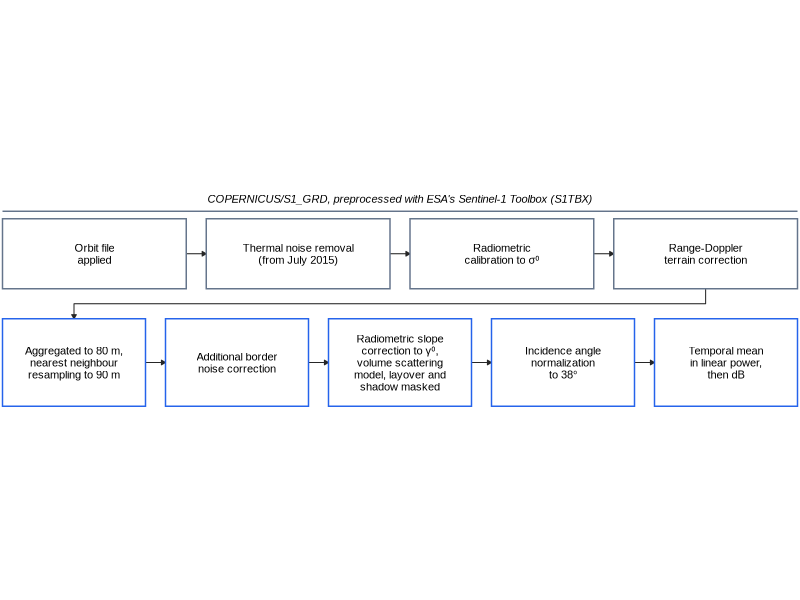

Write R code to recreate this figure.
## ---- chunk 1
#| label: supp-setup
#| echo: true
#| output: false
# The Forestry supplement of manuscript-forestry-new-2026-11-21.qmd; supplementary.qmd stays the supplement of the Journal of Applied Remote Sensing version.
library(ggplot2)
knitr::opts_knit$set(root.dir = here::here())  # paths from the repository root, as in the manuscript
## ---- chunk 2
#| label: fig-processing
#| echo: true
#| fig-cap: "Processing chain of each Sentinel-1 GRD scene, in the order applied, from the orbit file to the temporal mean backscatter."
#| fig-width: 6.299
#| fig-height: 1.870
#| dev: ragg_png
# Row 1 is the preprocessing of every COPERNICUS/S1_GRD scene with ESA's Sentinel-1 Toolbox (Vollrath et al. 2020, p. 3); row 2 is the
# processing of the manuscript's code in the order it was computed, the 90 m read first because the statewide chunk requests every step at
# 90 m. Terms checked against the literature in 05.tasks/session-4/flowchart-terms-sar.md.
who <- "COPERNICUS/S1_GRD, preprocessed with ESA's Sentinel-1 Toolbox (S1TBX)"  # labels row 1 only
st <- tibble::tibble(
  lab = c("Orbit file\napplied", "Thermal noise removal\n(from July 2015)", "Radiometric\ncalibration to σ⁰", "Range-Doppler\nterrain correction",
    "Aggregated to 80 m,\nnearest neighbour\nresampling to 90 m", "Additional border\nnoise correction", "Radiometric slope\ncorrection to γ⁰,\nvolume scattering\nmodel, layover and\nshadow masked",
    "Incidence angle\nnormalization\nto 38°", "Temporal mean\nin linear power,\nthen dB"),
  row = rep(1:2, c(4, 5))) |>
  dplyr::mutate(k = dplyr::row_number(), n = dplyr::n(), .by = row) |>
  dplyr::mutate(w = (15.9 - (n - 1) * 0.4) / n, x0 = 0.05 + (k - 1) * (w + 0.4), x1 = x0 + w, y0 = ifelse(row == 1, 2.95, 0.6), y1 = ifelse(row == 1, 4.35, 2.35),
    line = ifelse(row == 2, "#2563EB", "#64748B"))  # the blue of the radar and the slate of the benchmarks in Figure 2
gr <- dplyr::summarise(dplyr::filter(st, row == 1), x0 = min(x0), x1 = max(x1))  # the span of the toolbox steps
step <- dplyr::filter(st, k < n)  # the arrows inside each row
turn <- data.frame(x = c((st$x0[4] + st$x1[4]) / 2, (st$x0[4] + st$x1[4]) / 2, (st$x0[5] + st$x1[5]) / 2, (st$x0[5] + st$x1[5]) / 2), y = c(2.95, 2.65, 2.65, 2.35))  # row 1 into row 2
f <- 8 / .pt
ggplot() +
  geom_segment(data = step, aes(x = x1, xend = x1 + 0.4, y = (y0 + y1) / 2, yend = (y0 + y1) / 2), linewidth = 0.35, colour = "grey15", arrow = arrow(length = unit(1.2, "mm"), type = "closed")) +
  geom_path(data = turn, aes(x, y), linewidth = 0.35, colour = "grey15", arrow = arrow(length = unit(1.2, "mm"), type = "closed")) +
  geom_rect(data = st, aes(xmin = x0, xmax = x1, ymin = y0, ymax = y1, colour = I(line)), fill = "white", linewidth = 0.5) +
  geom_text(data = st, aes((x0 + x1) / 2, (y0 + y1) / 2, label = lab), size = f, lineheight = 0.9, family = "Arial") +
  annotate("segment", x = gr$x0, xend = gr$x1, y = 4.5, yend = 4.5, linewidth = 0.5, colour = "#64748B") +
  annotate("text", x = (gr$x0 + gr$x1) / 2, y = 4.75, label = who, size = f, fontface = "italic", family = "Arial") +
  coord_fixed(xlim = c(0, 16), ylim = c(0.35, 5.1), expand = FALSE) + theme_void(base_family = "Arial")
## ---- chunk 3
#| label: tbl-coverage
#| echo: true
#| tbl-cap: "Survey coverage and scores of the three survey regions and of the Copper River basin. The basin was set apart from the test of the second hypothesis, because the survey flew over its cells in one or two of the nine years from 2016 to 2024. Years flown is the median count over the sampled cells of each class. AUC is the area under the curve for ranking dead above living, with Sentinel-2 red scored on the cells with a clear day. VV is the radar signal sent and received in vertical polarization."
# Read from the tables the manuscript's chunks save, so the supplement renders after the manuscript.
ra <- as.matrix(read.csv("03.outputs/statewide_regions.csv", row.names = 1)); sc <- as.matrix(read.csv("03.outputs/survey_coverage.csv", row.names = 1))
op <- as.matrix(read.csv("03.outputs/optical_regions.csv", row.names = 1)); nd <- as.matrix(read.csv("03.outputs/nidrm_comparison.csv", row.names = 1))
rg <- c(kenai = "Kenai Peninsula", matsu = "Matanuska-Susitna Borough", interior = "Interior", copper = "Copper River basin, set apart")
tb <- data.frame(Region = unname(rg), Dead = format(ra["dead", names(rg)], big.mark = "\u2009"), Living = format(ra["living", names(rg)], big.mark = "\u2009"),
  `Years flown, dead` = sprintf("%g", sc["years_flown_attacked", names(rg)]), `Years flown, living` = sprintf("%g", sc["years_flown_unattacked", names(rg)]),
  `AUC, VV` = sprintf("%.2f", ra["AUC_VV", names(rg)]), `AUC, red` = sprintf("%.2f", op["AUC_red", names(rg)]), `AUC, hazard map` = sprintf("%.2f", nd["AUC_loss", names(rg)]),
  check.names = FALSE)
ft <- flextable::flextable(tb) |> flextable::fontsize(size = 11, part = "all") |> flextable::align(align = "center", part = "header") |>
  flextable::align(j = 2:8, align = "right", part = "body") |> flextable::padding(padding.top = 1, padding.bottom = 1, part = "all")
flextable::set_table_properties(ft, layout = "autofit", width = 1)
## ---- chunk 4
#| label: supp-numbers
#| echo: true
#| output: false
# Read from the tables the manuscript's chunks save, so the supplement renders after the manuscript.
stand_acc <- read.csv("03.outputs/stand_accuracy.csv"); stand_acc <- stand_acc[stand_acc$design == "VV_2014" & stand_acc$set == "training", ]  # the labelled stands of the training areas
fit_tab <- read.csv("03.outputs/diagnostics_fit.csv"); fit_tab$model <- sub("^Temporal network.*", "Temp network, blind crown folds", fit_tab$model)  # the row label of the resubmitted file of 2026-10-25
## ---- chunk 5
#| label: tbl-fit
#| echo: true
#| tbl-cap: "Fit and overfitting diagnostics of the logistic fits of the dead and living cells of the severity map, and of the temporal network on the crown labels. R² is Nagelkerke's, starred by the likelihood ratio test against the null fit, and Hosmer-Lemeshow is the statistic over ten groups, starred by its test. Brier is the mean squared error of the fitted probability against the label, and RMSE is its root. The relative error, rRMSE, is that root over the mean of the label, in per cent, and MAE is the mean absolute error. The RMSE ratio is the error of the held-out folds over that of the training folds, and above 1.1 a fit is overfitted (Murphy et al. 2026). Theil's U bias is the share of the held-out mean squared error due to the difference between the mean prediction and the mean label. Moran's I measures the clustering of the residuals over the eight nearest labelled cells, starred by its test. Durbin-Watson is the statistic of the residuals in cell order. VV is the radar signal sent and received in vertical polarization, and HV and HH the signal sent horizontally and received vertically or horizontally. PALSAR is the Phased Array L-band Synthetic Aperture Radar 2. * p ≤ 0.05, ** p ≤ 0.01, *** p ≤ 0.001, **** p ≤ 0.0001."
# Read from the table the diagnostics chunk of the manuscript saves; moved whole from the main text on 2026-11-19 under decision 26.
stars <- function(p) ifelse(is.na(p), "", ifelse(p <= 0.0001, "****", ifelse(p <= 0.001, "***", ifelse(p <= 0.01, "**", ifelse(p <= 0.05, "*", "")))))
tf <- data.frame(Model = fit_tab$model, n = format(fit_tab$n, big.mark = ","), `R²` = ifelse(is.na(fit_tab$R2), "", paste0(sprintf("%.3f", fit_tab$R2), stars(fit_tab$p_R2))),
  `Hosmer-Lemeshow` = ifelse(is.na(fit_tab$HL), "", paste0(sprintf("%.0f", fit_tab$HL), stars(fit_tab$p_HL))), Brier = sprintf("%.3f", fit_tab$Brier), RMSE = sprintf("%.3f", fit_tab$RMSE),
  `rRMSE (%)` = sprintf("%.1f", fit_tab$rRMSE), MAE = sprintf("%.3f", fit_tab$MAE), `RMSE ratio` = sprintf("%.2f", fit_tab$ratio), `Theil's U bias` = sprintf("%.3f", fit_tab$U_bias),
  `Moran's I` = paste0(sprintf("%.3f", fit_tab$I), stars(fit_tab$p_I)), `Durbin-Watson` = sprintf("%.2f", fit_tab$DW), check.names = FALSE)
ft_fit <- flextable::flextable(tf) |> flextable::fontsize(size = 11, part = "all") |> flextable::align(align = "center", part = "header") |>
  flextable::align(j = 2:12, align = "right", part = "body") |> flextable::padding(padding.top = 1, padding.bottom = 1, part = "all")
flextable::set_table_properties(ft_fit, layout = "autofit", width = 1)
## ---- chunk 6
#| label: supp-results
#| echo: true
#| output: false
# Read from the tables the manuscript's chunks save, so the supplement renders after the manuscript.
st_chg <- read.csv("03.outputs/stand_change.csv", row.names = 1); st_base <- read.csv("03.outputs/stand_baseline.csv")  # the stand test and the network's untrained baselines
added_tab <- read.csv("03.outputs/landscape_added.csv"); added_auc <- setNames(added_tab$AUC, added_tab$fit)  # the logistic fits of one source and of all
struct_tab <- as.matrix(read.csv("03.outputs/landscape_structure.csv", row.names = 1)); land_a <- as.matrix(read.csv("03.outputs/landscape_auc.csv", row.names = 1))
net_row <- fit_tab[is.na(fit_tab$R2), ]; lf <- fit_tab[!is.na(fit_tab$R2), ]  # the temporal network and the logistic fits of Table S2
pfmt <- function(p) if (p < 0.001) "p < 0.001" else sprintf("p = %.3f", p)  # the p-value as the text prints it
